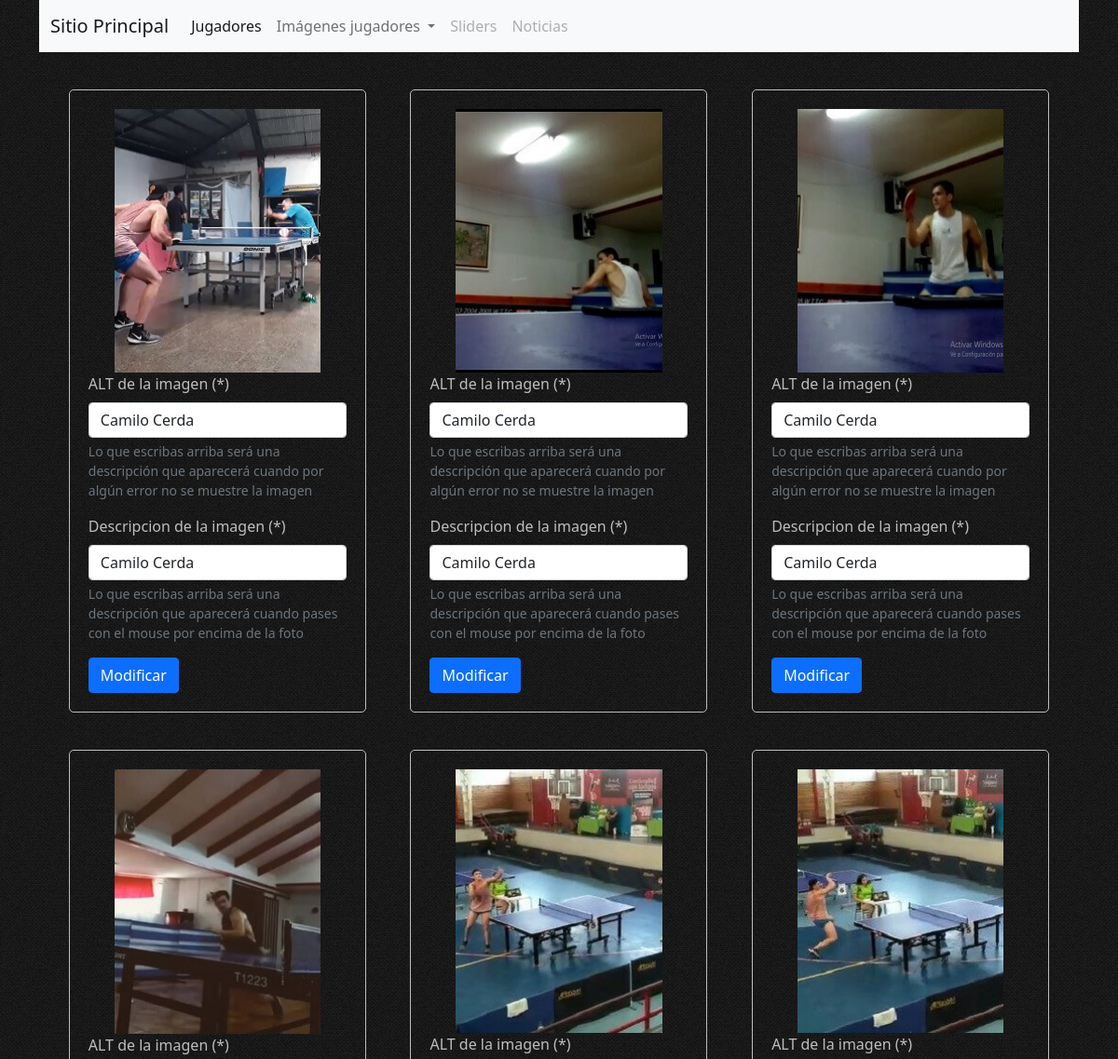
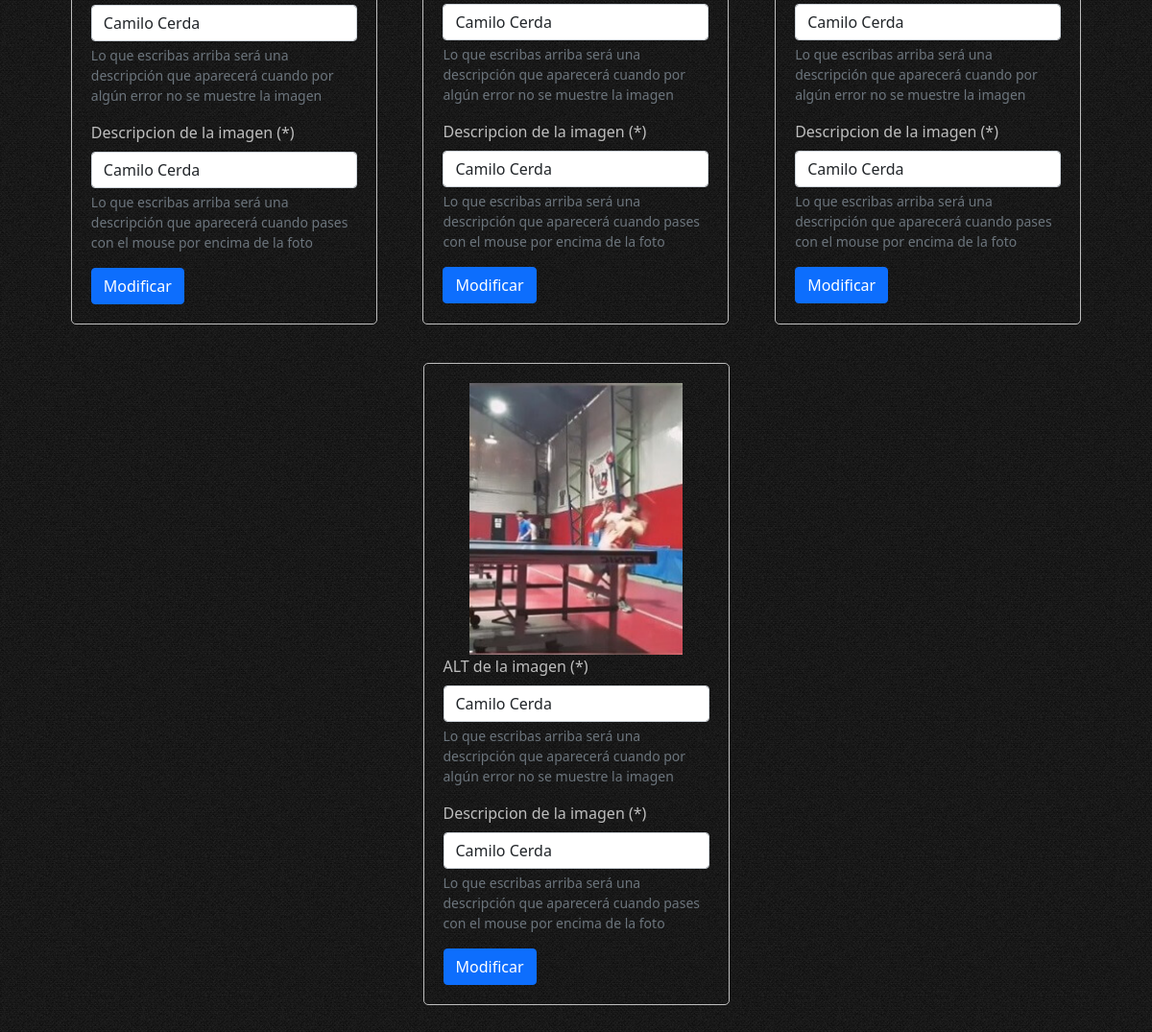
Page /modificarImgPersonal/1/ (signed in) on the committed database (2 pictures, top to bottom).
### appCore/models.py (models this page shows, shortened)
class ImagenJugador(models.Model):
    idImagenJug = models.AutoField(primary_key=True)
    imagenJug = models.ImageField(upload_to = 'home')
    title = models.CharField(max_length=200, verbose_name='title', blank=True, null=True)
    alt = models.CharField(max_length=200, verbose_name='alt', blank=True, null=True)
    fkJugador = models.ForeignKey(Jugador, on_delete=models.CASCADE)
    class Meta:
        verbose_name = 'imagenJugador'
        verbose_name_plural = 'imagenesJugador'

### appAdmin/views.py (the view, shortened to what this page needs)
# urls.py: path('modificarImgPersonal/<pk>/',modificarImgPersonal, name='modificarImgPersonal')
@login_required
def modificarImgPersonal(request, pk):
    imgs = ImagenJugador.objects.filter(fkJugador = pk)
    form = ImagenJugadorForm()
    datos = {
        'imagenes':imgs,
        'form':form,
        'pk':pk
    }
    return render(request, 'appAdmin/modificarImgPersonal.html', datos)

### appCore/forms.py
class ImagenJugadorForm(ModelForm):
    class Meta:
        model = ImagenJugador
        fields = ['idImagenJug', 'imagenJug', 'title', 'alt', 'fkJugador']

### appAdmin/templates/appAdmin/modificarImgPersonal.html (shortened to what this page needs)
{% extends 'appAdmin/baseAdmin.html' %}
{% load static %}
{% block main %}
<main class="container contenedorModificarImg">
    {% for img in imagenes %}
    <div class="cajaImg">
        <img src="{{img.imagenJug.url}}" alt="">
        <form enctype="multipart/form-data" action="" method="post">
            <div class="mb-3">
                <label for="alt" class="form-label colorPrimario" aria-describedby="altHelp">ALT de la imagen
                    (*)</label>
                <input type="text" class="form-control" id="alt" name="alt" value="{{img.alt}}">
                <div id="altHelp" class="form-text">Lo que escribas arriba será una descripción que aparecerá cuando por
                    algún error no se muestre la imagen</div>
            </div>
            <div class="mb-3">
                <label for="title" class="form-label colorPrimario" aria-describedby="titleHelp">Descripcion de la
                    imagen (*)</label>
                <input type="text" class="form-control" id="title" name="title" value="{{img.title}}">
                <div id="titleHelp" class="form-text">Lo que escribas arriba será una descripción que aparecerá cuando
                    pases con el mouse por encima de la foto</div>
            </div>
            <button type="button" class="btn btn-primary" data-bs-toggle="modal"
                data-bs-target="#modalAgregarImgs{{img.idImagenJug}}">
                Modificar
            </button>
        </form>
    </div>
    {% endfor %}
</main>
{% endblock %}

### appAdmin/static/appAdmin/sass/estilosAdmin.css (style rules this page uses)
body { background: url(../img/fondos/black_denim.png); }
.contenedorModificarImg { width: 100%; display: flex; flex-wrap: wrap; justify-content: space-around; padding: 20px; }
.contenedorModificarImg .cajaImg { width: 29%; display: flex; flex-direction: column; align-items: center; padding: 20px; margin: 20px; border: 1px solid #bebebe; border-radius: 5px; }
.contenedorModificarImg .cajaImg img { width: 80%; }
main { width: 100%; }
main .colorPrimario { color: #bebebe; }

### rows in the picture
ImagenJugador: imagenJug (picture), alt "Camilo Cerda", title "Camilo Cerda"
ImagenJugador: imagenJug (picture), alt "Camilo Cerda", title "Camilo Cerda"
ImagenJugador: imagenJug (picture), alt "Camilo Cerda", title "Camilo Cerda"
ImagenJugador: imagenJug (picture), alt "Camilo Cerda", title "Camilo Cerda"
ImagenJugador: imagenJug (picture), alt "Camilo Cerda", title "Camilo Cerda"
ImagenJugador: imagenJug (picture), alt "Camilo Cerda", title "Camilo Cerda"
ImagenJugador: imagenJug (picture), alt "Camilo Cerda", title "Camilo Cerda"
